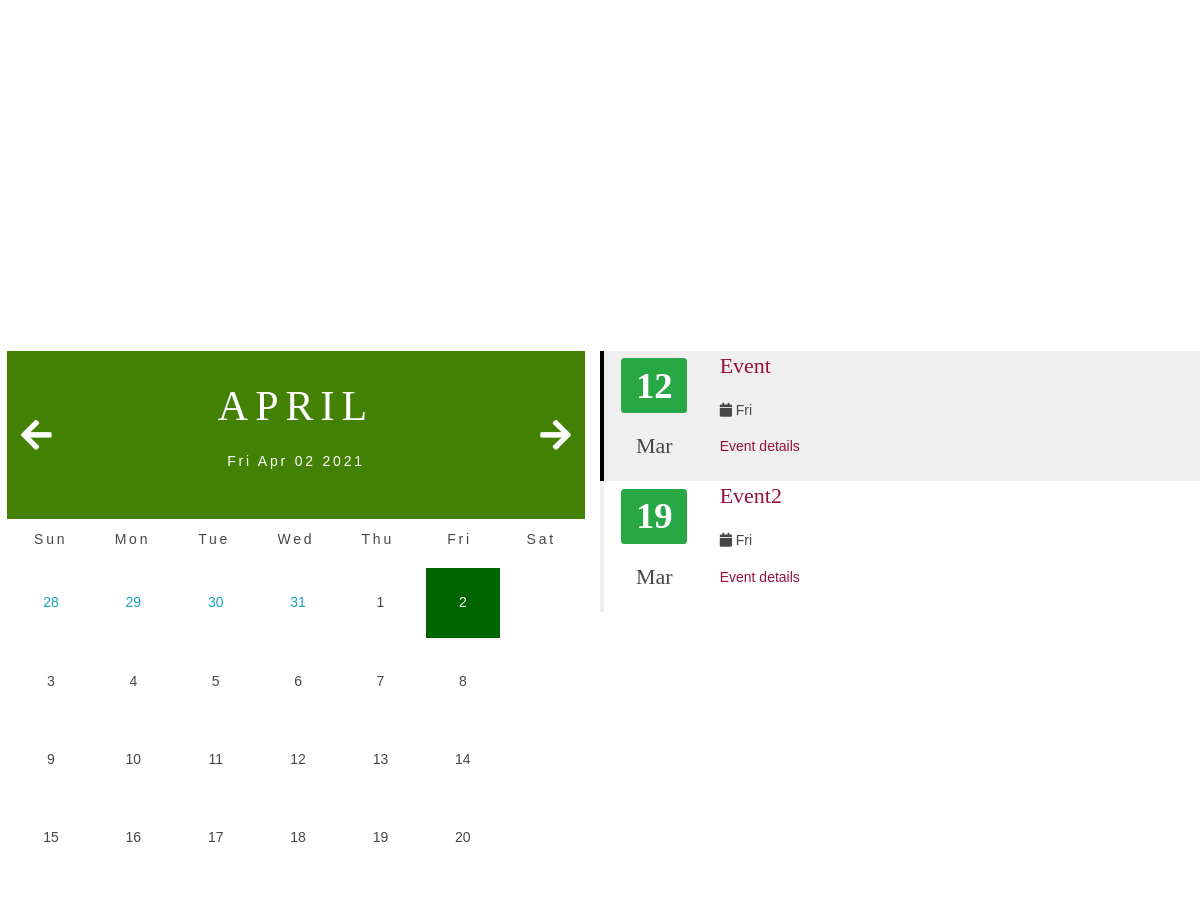
/index.php (signed in, middle part), run on an earlier commit of the app's database.
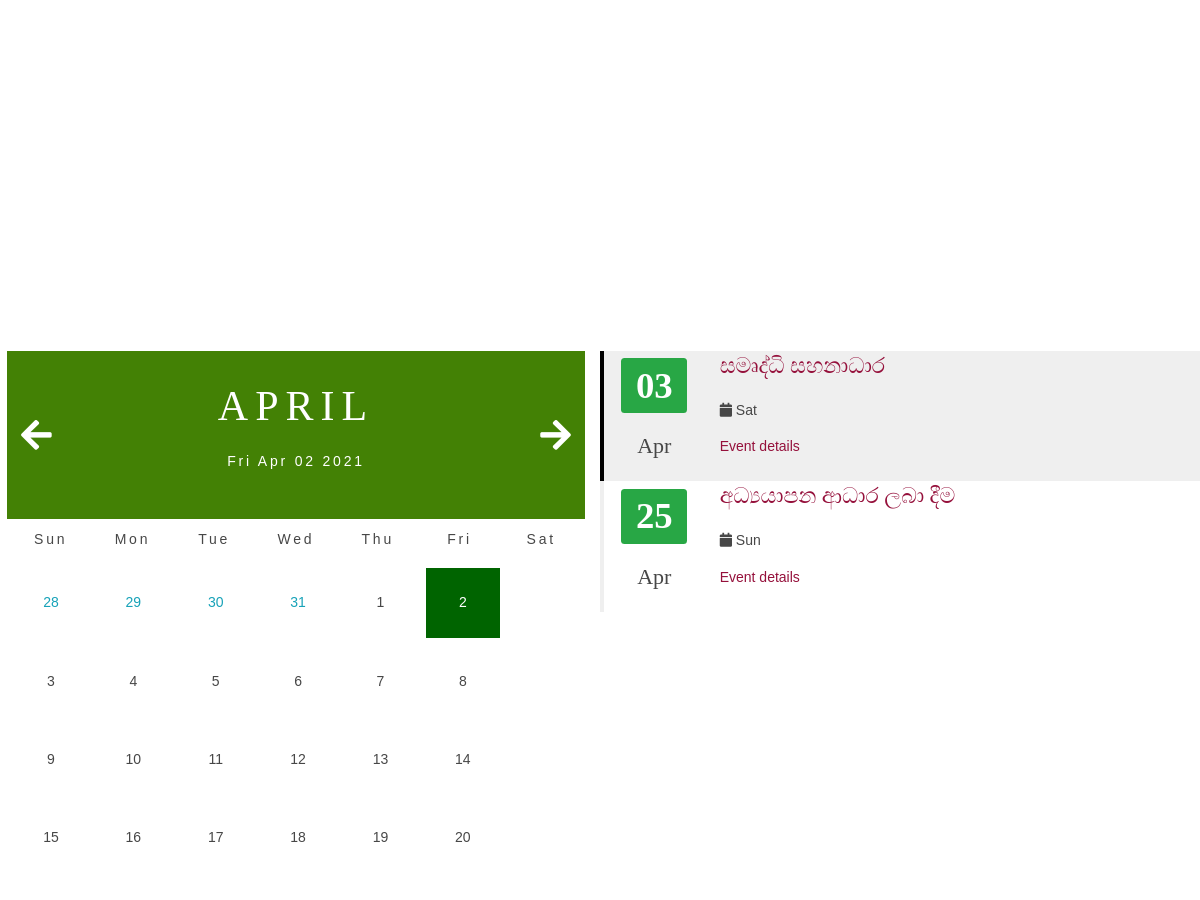
And on a later commit of the database.
### tables this page shows
CREATE TABLE `events` (
  `e_id` int(11) NOT NULL,
  `e_name` varchar(50) NOT NULL,
  `e_date` date NOT NULL,
  `e_image` varchar(500) NOT NULL,
  `e_description` varchar(500) NOT NULL,
  `e_postDate` datetime NOT NULL DEFAULT CURRENT_TIMESTAMP
);

### index.php (the view, shortened to what this page needs)
<?php
	require_once("connection/connection.php");
	include 'support/header.php';
?>
	<div class="row p-2">
		<div class="calender-cover col-md-6">
			<div id="calender">
				<div class="month">
					<i class="fas fa-arrow-left pre"></i>
					<div class="days">
						<h1></h1>
						<p ></p>
					</div>
					<i class="fas fa-arrow-right next"></i>
				</div>
				<div class="weekdays">
					<div>Sun</div>
					<div>Mon</div>
					<div>Tue</div>
					<div>Wed</div>
					<div>Thu</div>
					<div>Fri</div>
					<div>Sat</div>
				</div>
				<div class="day">
				</div>
			</div>
		</div>
			<div class="event col-md-6">
		<?php
				$events = array();
				$sql = "SELECT * FROM events LIMIT 5";
				$result = mysqli_query($conn, $sql);
				while($row = mysqli_fetch_object($result)){
					$events[] = $row;
				}
				if(count($events) > 0){
					foreach($events as $event){
						$date = $event->e_date;
						$month = date('M', strtotime($date));
						$day = date('d', strtotime($date));
						$dayName = date('D', strtotime($date));
		?>
				<div class="row row-striped">
					<div class="col-2 text-center">
						<h1 class="display-4"> <span class="badge badge-success"><?php echo $day ?></span></h1>
						<h2><?php echo $month ?></h2>
					</div>
					<div class="col-10">
						<h1><a href="php/event-add.php?view_id=<?php echo $event->e_id; ?>"> <?php echo $event->e_name ?></a></h1>
						<ul class="list-inline">
							<li class="list-inline-item"><i class="fas fa-calendar"></i> <?php echo $dayName ?></li>
						</ul>
						<p><a href="php/event-add.php?view_id=<?php echo $event->e_id; ?>"> Event details</a></p>
					</div>
				</div>
				<?php
					}
				}
				?>
			</div>
		</div>
	<?php
		include 'support/footer.php';
	?>
</body>
</html>

### support/header.php (shortened to what this page needs)
<!DOCTYPE html>
<html lang="eng">
<head>
	<link href="https://stackpath.bootstrapcdn.com/bootstrap/4.4.1/css/bootstrap.min.css" rel="stylesheet">
	<link href="https://cdnjs.cloudflare.com/ajax/libs/font-awesome/5.10.0/css/all.min.css" rel="stylesheet">
	<link rel="stylesheet" href="https://cdnjs.cloudflare.com/ajax/libs/animate.css/3.7.2/animate.min.css"/>
	<link href="//maxcdn.bootstrapcdn.com/bootstrap/4.0.0/css/bootstrap.min.css" rel="stylesheet" id="bootstrap-css">
	<link href="layout/styles/layout.css" rel="stylesheet" type="text/css" media="all">
	<link href="layout/styles/Calender.css" rel="stylesheet" type="text/css" media="all">
</head>
<body id="top">

### support/footer.php (shortened to what this page needs)
</body>
</html>

### layout/styles/layout.css (style rules this page uses)
.row-striped:nth-of-type(odd) { background-color: #efefef; border-left: 4px #000000 solid; }
.row-striped:nth-of-type(even) { background-color: #ffffff; border-left: 4px #efefef solid; }
.row-striped { padding: 2px 0; }
body { color:#474747; background-color:#FFFFFF; }
a { color:#95103B; }

### layout/styles/Calender.css (style rules this page uses)
.month { width: 100%; height: 12rem; color: white; background: rgb(67, 129, 5); display: flex; justify-content: space-between; align-items: center; padding: 1rem; }
.month .days { text-align: center; }
.month .days h1 { font-size: 3rem; font-weight: 400; text-transform: uppercase; letter-spacing: 0.5rem; }
.month .days p { letter-spacing: 0.2rem; font-weight: 400; }
.month i { font-size: 2.5rem; cursor: pointer; }
.weekdays { width: 100%; height: 3rem; display: flex; padding: 0.2rem; align-items: center; }
.weekdays div { font-size: 1rem; font-weight: 400; padding: 0.2rem; margin: 0.2rem; width: calc(40.2rem/7); height: 2rem; letter-spacing: 0.2rem; display: flex; justify-content: center; align-items: center; }
.day { width: 100%; display: flex; flex-wrap: wrap; padding: 0.2rem; }
@media screen and (max-width:1440px) { .day { width: 90%; } }
@media screen and (max-width:1280px) { .day { width: 100%; } }

### layout/styles/framework.css (style rules this page uses)
html { overflow-y:scroll; overflow-x:hidden; }
html, body { margin:0; padding:0; font-size:14px; line-height:1.6em; }
*, *::before, *::after { box-sizing:border-box; }
a { outline:none; text-decoration:none; }
body, input, textarea, select { font-family:Verdana, Geneva, sans-serif; }
h1, h2, h3, h4, h5, h6, .heading { font-family:Georgia, "Times New Roman", Times, serif; }
::placeholder { opacity:1; }
h1, h2, h3, h4, h5, h6, .heading { margin:0 0 20px 0; font-size:22px; line-height:normal; font-weight:normal; text-transform:capitalize; }

What changed in the data, as far as the page shows it:
removed events: e_date "12", e_date "Mar", e_name "Event", e_date "Fri"
changed events: e_date "19" → "03"; e_date "Mar" → "Apr"; e_name "Event2" → "සමෘද්ධි සහනාධාර"; e_date "Fri" → "Sat"
added events: e_date "25", e_date "Apr", e_name "අධ්‍යයාපන ආධාර ලබා දීම", e_date "Sun"
